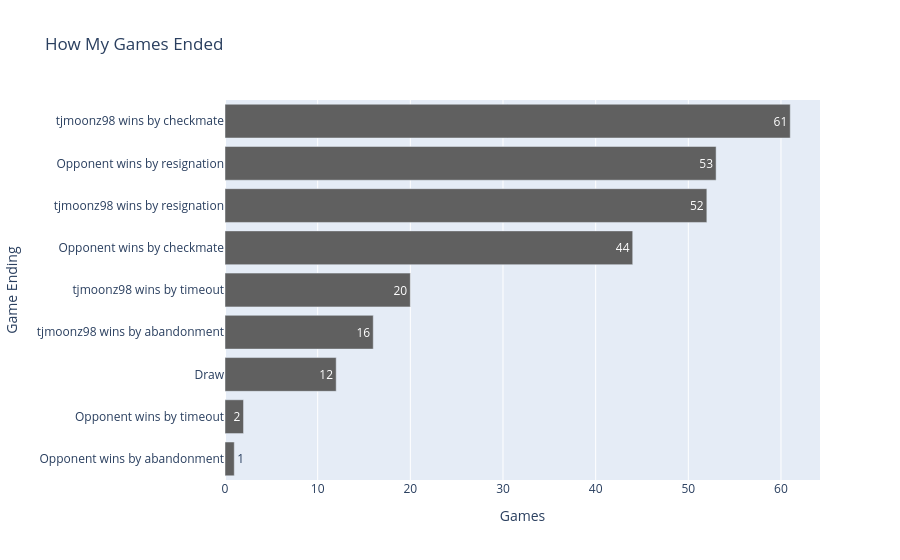
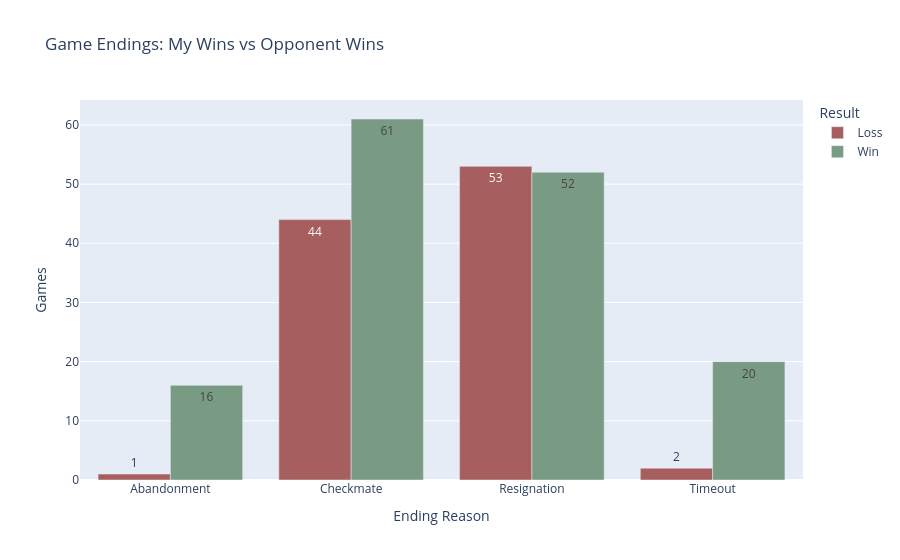

The code cell stored with these charts, in order, in its notebook:
### Markdown cell above
## 9. Plot game endings

First plot the detailed endings (such as `tjmoonz98 wins by checkmate` versus `Opponent wins by checkmate`), then compare wins and losses by ending reason.

### Code cell
# count each game ending
ending_counts = games_df["game_ending"].value_counts().reset_index()
ending_counts.columns = ["game_ending", "count"]

fig = px.bar(
    ending_counts,
    x="count",
    y="game_ending",
    orientation="h",
    title="How My Games Ended",
    labels={"game_ending": "Game Ending", "count": "Games"},
    text="count",
    color_discrete_sequence=["#606060"],
)
fig.update_layout(yaxis={"categoryorder": "total ascending"})
fig.show()

# compare my wins and losses for each ending reason
ending_by_result = (
    games_df[games_df["my_result"].isin(["Win", "Loss"])]
    .groupby(["end_reason", "my_result"])
    .size()
    .reset_index(name="count")
)

fig = px.bar(
    ending_by_result,
    x="end_reason",
    y="count",
    color="my_result",
    barmode="group",
    color_discrete_map={"Win": "#7A9B83", "Loss": "#A65E5E"},
    title="Game Endings: My Wins vs Opponent Wins",
    labels={"end_reason": "Ending Reason", "count": "Games", "my_result": "Result"},
    text="count",
)
fig.show()

### Figure 1 — Plotly figure (JSON) as saved in the notebook; plotly's stock layout.template omitted (floating-point values rounded to 4 significant figures)
{"data": [{"hovertemplate": "Games=%{text}<br>Game Ending=%{y}<extra></extra>", "legendgroup": "", "marker": {"color": "#606060", "pattern": {"shape": ""}}, "name": "", "orientation": "h", "showlegend": false, "text": [61.0, 53.0, 52.0, 44.0, 20.0, 16.0, 12.0, 2.0, 1.0], "textposition": "auto", "type": "bar", "x": [61, 53, 52, 44, 20, 16, 12, 2, 1], "xaxis": "x", "y": ["tjmoonz98 wins by checkmate", "Opponent wins by resignation", "tjmoonz98 wins by resignation", "Opponent wins by checkmate", "tjmoonz98 wins by timeout", "tjmoonz98 wins by abandonment", "Draw", "Opponent wins by timeout", "Opponent wins by abandonment"], "yaxis": "y"}], "layout": {"barmode": "relative", "legend": {"tracegroupgap": 0}, "title": {"text": "How My Games Ended"}, "xaxis": {"anchor": "y", "domain": [0, 1], "title": {"text": "Games"}}, "yaxis": {"anchor": "x", "categoryorder": "total ascending", "domain": [0, 1], "title": {"text": "Game Ending"}}}}

### Figure 2 — Plotly figure (JSON) as saved in the notebook; plotly's stock layout.template omitted (floating-point values rounded to 4 significant figures)
{"data": [{"alignmentgroup": "True", "hovertemplate": "Result=Loss<br>Ending Reason=%{x}<br>Games=%{text}<extra></extra>", "legendgroup": "Loss", "marker": {"color": "#A65E5E", "pattern": {"shape": ""}}, "name": "Loss", "offsetgroup": "Loss", "orientation": "v", "showlegend": true, "text": [1.0, 44.0, 53.0, 2.0], "textposition": "auto", "type": "bar", "x": ["Abandonment", "Checkmate", "Resignation", "Timeout"], "xaxis": "x", "y": [1, 44, 53, 2], "yaxis": "y"}, {"alignmentgroup": "True", "hovertemplate": "Result=Win<br>Ending Reason=%{x}<br>Games=%{text}<extra></extra>", "legendgroup": "Win", "marker": {"color": "#7A9B83", "pattern": {"shape": ""}}, "name": "Win", "offsetgroup": "Win", "orientation": "v", "showlegend": true, "text": [16.0, 61.0, 52.0, 20.0], "textposition": "auto", "type": "bar", "x": ["Abandonment", "Checkmate", "Resignation", "Timeout"], "xaxis": "x", "y": [16, 61, 52, 20], "yaxis": "y"}], "layout": {"barmode": "group", "legend": {"title": {"text": "Result"}, "tracegroupgap": 0}, "title": {"text": "Game Endings: My Wins vs Opponent Wins"}, "xaxis": {"anchor": "y", "domain": [0, 1], "title": {"text": "Ending Reason"}}, "yaxis": {"anchor": "x", "domain": [0, 1], "title": {"text": "Games"}}}}
